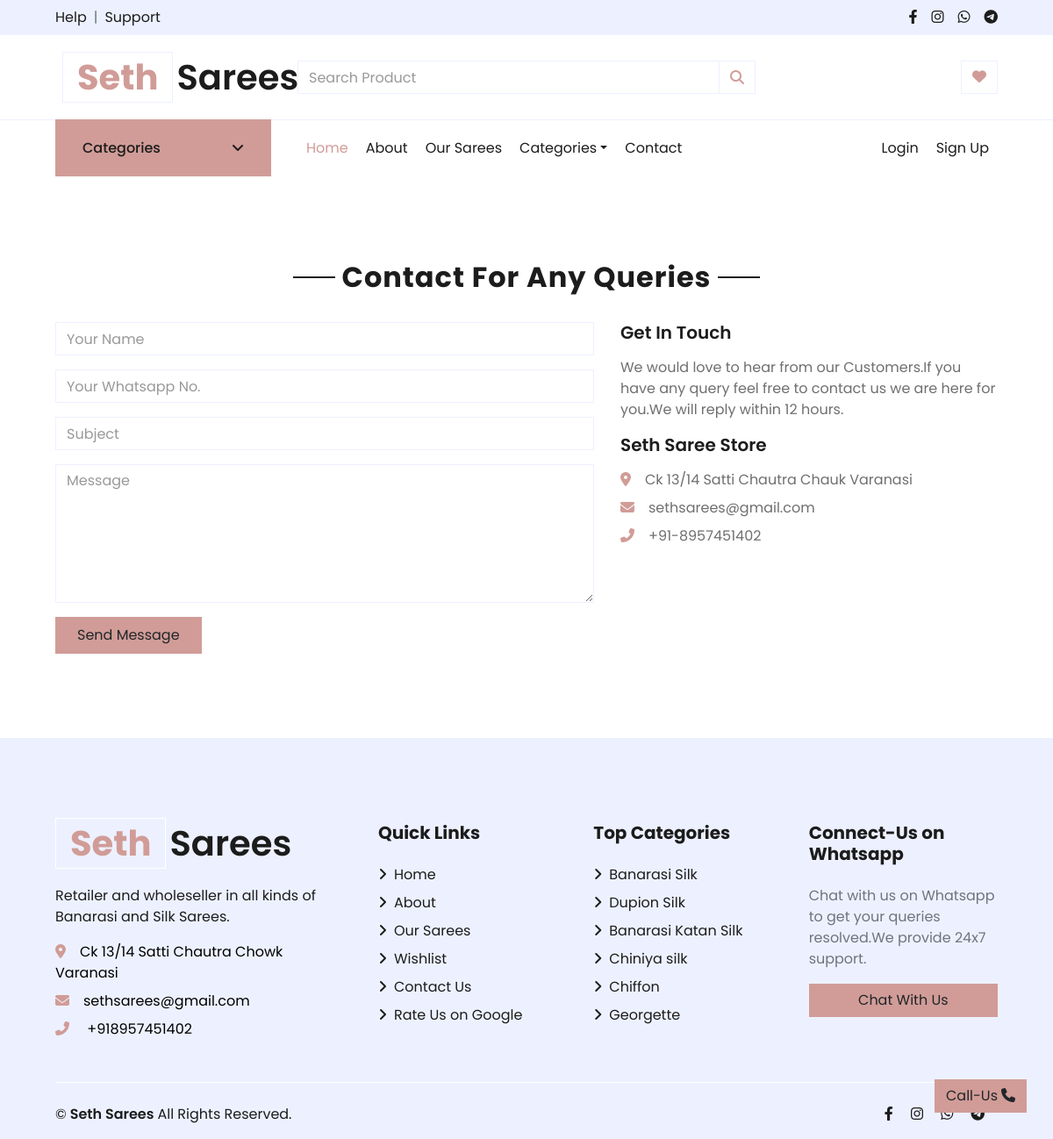
The app's page /contact with its own data.
### store/models/category.py (models this page shows, shortened)
class Category(models.Model):
    name = models.CharField(max_length=50)
    image = models.ImageField(default='',upload_to='uploads/category_img/')
    description = models.TextField( default='' , null=True , blank=True)
    def __str__(self):
        return self.name

### store/views/contact.py (the view, shortened to what this page needs)
# urls.py: path('contact',Contact_Page.as_view()),
class Contact_Page(View):
    def get(self,request):
        customer_id=request.session.get('customer')
        if customer_id:
            customer=Customer.objects.get(id=customer_id)
            wishlist_len=len(Wishlist.objects.filter(customer=customer_id))
            data['wishlist_len']=wishlist_len
        return render(request,'contact.html',data)

### store/templates/contact.html (shortened to what this page needs)
{% extends 'base.html' %}
{% load static %}
{% block content %}
<div class="container-fluid pt-5">
    <div class="text-center mb-4">
        <h2 class="section-title px-5"><span class="px-2">Contact For Any Queries</span></h2>
    </div>
    <div class="row px-xl-5">
        <div class="col-lg-7 mb-5" data-aos="fade-right">
            <div class="contact-form">
                <form action="/contact" method="post" >
                    <div class="control-group">
                        <input type="text" class="form-control" name="name" placeholder="Your Name"
                            required="required" data-validation-required-message="Please enter your name" />
                    </div>
                    <div class="control-group">
                        <input type="text" class="form-control" name="whatsapp_number" placeholder="Your Whatsapp No."
                            required="required" data-validation-required-message="Please enter your Whatsapp No." />
                    </div>
                    <div class="control-group">
                        <input type="text" class="form-control" name="subject" placeholder="Subject"
                            required="required" data-validation-required-message="Please enter a subject" />
                    </div>
                    <div class="control-group">
                        <textarea class="form-control" rows="6" name="message" placeholder="Message"
                            required="required"
                            data-validation-required-message="Please enter your message"></textarea>
                    </div>
                    <div>
                        <button class="btn btn-primary py-2 px-4"  >Send
                            Message</button>
                    </div>
                </form>
            </div>
        </div>
        <div class="col-lg-5 mb-5" data-aos="fade-left">
            <h5 class="font-weight-semi-bold mb-3">Get In Touch</h5>
            <p>We would love to hear from our Customers.If you have any query feel free to contact us we are here for you.We will reply within 12 hours.</p>
            <div class="d-flex flex-column mb-3">
                <h5 class="font-weight-semi-bold mb-3">Seth Saree Store</h5>
                <p class="mb-2"><i class="fa fa-map-marker-alt text-primary mr-3"></i>Ck 13/14 Satti Chautra Chauk Varanasi</p>
                <p class="mb-2"><i class="fa fa-envelope text-primary mr-3"></i>sethsarees@gmail.com</p>
                <p class="mb-2"><i class="fa fa-phone-alt text-primary mr-3"></i>+91-8957451402</p>
            </div>
        </div>
    </div>
</div>
{% endblock content %}

### store/templates/base.html (shortened to what this page needs)
<!DOCTYPE html>
<html lang="en">
    {% load static %}
<head>
    <link rel="stylesheet" href="https://cdnjs.cloudflare.com/ajax/libs/font-awesome/6.2.1/css/all.min.css" />
    <link href="{% static './store/lib/owlcarousel/assets/owl.carousel.min.css' %}" rel="stylesheet">
    <link rel="stylesheet" href="https://unpkg.com/aos@next/dist/aos.css" />
    <link href="{% static './store/css/style.css' %}" rel="stylesheet">
</head>
<body>
    <div class="container-fluid">
        <div class="row bg-secondary py-2 px-xl-5">
            <div class="col-lg-6 d-none d-lg-block">
                <div class="d-inline-flex align-items-center">
                    <a class="text-dark" href="https://wa.me/{{phone_no}}?text=Hello,+I+needed+some+help+related+to+your+store">Help</a>
                    <span class="text-muted px-2">|</span>
                    <a class="text-dark" href="https://wa.me/{{phone_no}}?text=Hello,+I+needed+some+support+related+to+your+store">Support</a>
                </div>
            </div>
            <div class="col-lg-6 text-center text-lg-right">
                <div class="d-inline-flex align-items-center">
                    <a class="text-dark px-2" href="https://www.facebook.com/profile.php?id=100089091092224">
                        <i class="fab fa-facebook-f"></i>
                    </a>
                    <a class="text-dark px-2" href="https://www.instagram.com/seth_sarees/">
                        <i class="fab fa-instagram"></i>
                    </a>
                    <a class="text-dark px-2" href="https://wa.me/{{phone_no}}?text=Hello,+I+am+interested+in+knowing+more+about+your+Store">
                        <i class="fab fa-whatsapp"></i>
                    </a>
                    <a class="text-dark pl-2" href="">
                        <i class="fab fa-telegram"></i>
                    </a>
                </div>
            </div>
        </div>
        <div class="row align-items-center py-3 px-xl-5">
            <div class="col-lg-3 d-none d-lg-block">
                <a href='/' class="text-decoration-none">
                    <h1 class="m-2 display-5 font-weight-semi-bold"><span class="text-primary font-weight-bold border px-3 mr-1">Seth</span>Sarees</h1>
                </a>
            </div>
            <div class="col-lg-6 col-6 text-left">
                <form method="GET" action="/search" >
                    <div class="input-group">
                        <input type="text" class="form-control" placeholder="Search Product" name="search" id="search">
                        <div class="input-group-append">
                            <span class=" btn btn-primary input-group-text  bg-transparent text-primary">
                                <i class="fa fa-search"></i>
                            </span>
                        </div>
                    </div>
                </form>
            </div>
            <div class="col-lg-3 col-6 text-right">
                <a href="/wishlist?next={{ request.get_full_path|urlencode }}" class="btn border">
                    <i class="fas fa-heart text-primary"></i>
                </a>
            </div>
        </div>
    </div>
    <div class="container-fluid mb-5">
        <div class="row border-top px-xl-5">
            <div class="col-lg-3 d-none d-lg-block">
                <a class="btn shadow-none d-flex align-items-center justify-content-between bg-primary text-white w-100" data-toggle="collapse" href="#navbar-vertical" style="height: 65px; margin-top: -1px; padding: 0 30px;">
                    <h6 class="m-0">Categories</h6>
                    <i class="fa fa-angle-down text-dark"></i>
                </a>
            </div>
            <div class="col-lg-9">
                <nav class="navbar navbar-expand-lg bg-light navbar-light py-3 py-lg-0 px-0">
                    <div class="collapse navbar-collapse justify-content-between" id="navbarCollapse">
                        <div class="navbar-nav mr-auto py-0">
                            <a href="/" class="nav-item nav-link active">Home</a>
                            <a href="/about" class="nav-item nav-link">About</a>
                            <a href="/category" class="nav-item nav-link">Our Sarees</a>
                            <div class="nav-item dropdown">
                                <a href="#" class="nav-link dropdown-toggle" data-toggle="dropdown">Categories</a>
                            </div>
                            <a href="/contact" class="nav-item nav-link">Contact</a>
                        </div>
                        <div class="navbar-nav ml-auto py-0">
                            {%if not request.session.customer%}
                            <a href="/login?next={{ request.get_full_path|urlencode }}" class="nav-item nav-link">Login</a>
                            <a href="/signup" class="nav-item nav-link">Sign Up</a>
                            {%else%}
                            <a href="/logout?next={{ request.get_full_path|urlencode }}" class="nav-item nav-link">Logout</a>
                            {%endif%}
                        </div>
                    </div>
                </nav>
            </div>
        </div>
    </div>
        {%block content%}
        {%endblock%}
    <div class="container-fluid bg-secondary text-dark mt-5 pt-5">
        <div class="row px-xl-5 pt-5">
            <div class="col-lg-4 col-md-12 mb-5 pr-3 pr-xl-5">
                <a href="/" class="text-decoration-none">
                    <h1 class="mb-4 display-5 font-weight-semi-bold"><span class="text-primary font-weight-bold border border-white px-3 mr-1">Seth</span>Sarees</h1>
                </a>
                <p>Retailer and wholeseller in all kinds of Banarasi and Silk Sarees.</p>
                <p class="mb-2"><i class="fa fa-map-marker-alt text-primary mr-3"></i><a href="https://www.google.com/search?q=seth%20sarees&oq=seth&aqs=chrome.0.69i59j69i57j69i59j69i60j69i61l2j69i60.1882j0j4&sourceid=chrome&ie=UTF-8&tbs=lf:1,lf_ui:10&tbm=lcl&sxsrf=ALiCzsaSynD1unvd0ebaW9NJ0Fx-3SjwXA:1671827345404&rflfq=1&num=10&rldimm=527673046138865702&lqi=CgtzZXRoIHNhcmVlc0iz8qLwsq6AgAhaHRAAEAEYABgBIgtzZXRoIHNhcmVlcyoGCAIQABABkgEXZGVzaWduZXJfY2xvdGhpbmdfc3RvcmU&phdesc=J3chXqvknqQ&ved=2ahUKEwjjtbGYypD8AhVH03MBHdmAB1gQvS56BAgYEAE&sa=X&rlst=f#rlfi=hd:;si:527673046138865702,l,CgtzZXRoIHNhcmVlc0iz8qLwsq6AgAhaHRAAEAEYABgBIgtzZXRoIHNhcmVlcyoGCAIQABABkgEXZGVzaWduZXJfY2xvdGhpbmdfc3RvcmU,y,J3chXqvknqQ;mv:[[25.6578831,83.0200176],[25.2926608,82.8717667]];tbs:lrf:!1m4!1u3!2m2!3m1!1e1!2m1!1e3!3sIAE,lf:1,lf_ui:10" style="color:black;">{{address}}</a></p>
                <p class="mb-2"><i class="fa fa-envelope text-primary mr-3"></i><a href="mailto:someone@example.com" style="color:black;">{{email}}</a></p>
                <p class="mb-0"><i class="fa fa-phone-alt text-primary mr-3"></i><a href="tel:+{{phone_no}}" style="color:black;"> +{{phone_no}}</a></p>
            </div>
            <div class="col-lg-8 col-md-12">
                <div class="row">
                    <div class="col-md-4 mb-5">
                        <h5 class="font-weight-bold text-dark mb-4">Quick Links</h5>
                        <div class="d-flex flex-column justify-content-start">
                            <a class="text-dark mb-2" href="/"><i class="fa fa-angle-right mr-2"></i>Home</a>
                            <a class="text-dark mb-2" href="/about"><i class="fa fa-angle-right mr-2"></i>About</a>
                            <a class="text-dark mb-2" href="/category"><i class="fa fa-angle-right mr-2"></i>Our Sarees</a>
                            <a class="text-dark mb-2" href="checkout.html"><i class="fa fa-angle-right mr-2"></i>Wishlist</a>
                            <a class="text-dark mb-2" href="/contact"><i class="fa fa-angle-right mr-2"></i>Contact Us</a>
                            <a class="text-dark mb-2" href="https://www.google.com/search?q=seth%20sarees&oq=seth+sarees&aqs=chrome..69i57j69i59j69i61l3.2280j0j4&sourceid=chrome&ie=UTF-8&tbs=lrf:!1m4!1u3!2m2!3m1!1e1!2m1!1e3!3sIAE,lf:1,lf_ui:10&tbm=lcl&sxsrf=ALiCzsb6kLBLebcYjMVq3ZZjTXegQRwJRQ:1671576707763&rflfq=1&num=10&rldimm=527673046138865702&lqi=CgtzZXRoIHNhcmVlc0iz8qLwsq6AgAhaHRAAEAEYABgBIgtzZXRoIHNhcmVlcyoGCAIQABABkgEXZGVzaWduZXJfY2xvdGhpbmdfc3RvcmU&phdesc=J3chXqvknqQ&ved=2ahUKEwjQ5oW_pIn8AhVywXMBHfXHBNoQvS56BAgeEAE&sa=X&rlst=f#lrd=0x398e2e1ed9ad1ce9:0x752abd6f8a7c826,3,,,&rlfi=hd:;si:527673046138865702,l,CgtzZXRoIHNhcmVlc0iz8qLwsq6AgAhaHRAAEAEYABgBIgtzZXRoIHNhcmVlcyoGCAIQABABkgEXZGVzaWduZXJfY2xvdGhpbmdfc3RvcmU,y,J3chXqvknqQ;mv:[[25.6592943,83.033485],[25.2677299,82.87100439999999]];tbs:lrf:!1m4!1u3!2m2!3m1!1e1!2m1!1e3!3sIAE,lf:1,lf_ui:10"><i class="fa fa-angle-right mr-2"></i>Rate Us on Google</a>
                        </div>
                    </div>
                    <div class="col-md-4 mb-5">
                        <h5 class="font-weight-bold text-dark mb-4">Top Categories</h5>
                        <div class="d-flex flex-column justify-content-start">
                            {% for category in categories|slice:":6" %}
                            <a class="text-dark mb-2" href="/category?category={{category.id}}"><i class="fa fa-angle-right mr-2"></i>{{category}}</a>
                            {% endfor %}
                        </div>
                    </div>
                    <div class="col-md-4 mb-3" >
                        <h5 class="font-weight-bold text-dark mb-4">Connect-Us on Whatsapp</h5>
                        <div class="d-flex flex-column ">
                            <p class=text-muted>Chat with us on Whatsapp to get your queries resolved.We provide 24x7 support.</p>
                            <a href="https://wa.me/{{phone_no}}?text=Hello,+I+am+interested+in+knowing+more+about+your+Store" class="btn btn-primary px-3 w-100">Chat With Us</a>
                        </div>
                    </div>
                </div>
            </div>
        </div>
        <div class="row border-top border-light mx-xl-5 pt-4">
            <div class="col-md-6 px-xl-0">
                <p class="mb-md-0 text-center text-md-left text-dark">
                    <div class=" d-flex align-items-center">
                        &copy; <a class="px-1 text-dark font-weight-semi-bold" href="#">Seth Sarees</a> All Rights Reserved.
                    </div>
                </p>
            </div>
            <div class="col-md-6 px-xl-0">
                <div class="col  text-center  text-sm-right ">
                        <a class="text-dark px-2" href="https://www.facebook.com/profile.php?id=100089091092224">
                            <i class="fab fa-facebook-f"></i>
                        </a>
                        <a class="text-dark px-2" href="https://www.instagram.com/seth_sarees/">
                            <i class="fab fa-instagram"></i>
                        </a>
                        <a class="text-dark px-2" href="https://wa.me/{{phone_no}}?text=Hello,+I+am+interested+in+knowing+more+about+your+Store">
                            <i class="fab fa-whatsapp"></i>
                        </a>
                        <a class="text-dark pl-2" href="">
                            <i class="fab fa-telegram"></i>
                        </a>
                </div>
            </div>
        </div>
    </div>
    <a href="tel:+{{phone_no}}"  class="btn btn-primary back-to-top">Call-Us <span class="pl-1"><i class="fa fa-phone" ></i></span></a>
</body>

### records on screen
Category: name "Banarasi Silk"
Category: name "Dupion Silk"
Category: name "Banarasi Katan Silk"
Category: name "Chiniya silk"
Category: name "Chiffon"
Category: name "Georgette"

### other values on screen
{{ address }} "Ck 13/14 Satti Chautra Chowk Varanasi"
{{ email }} "sethsarees@gmail.com"
{{ phone_no }} "918957451402"
